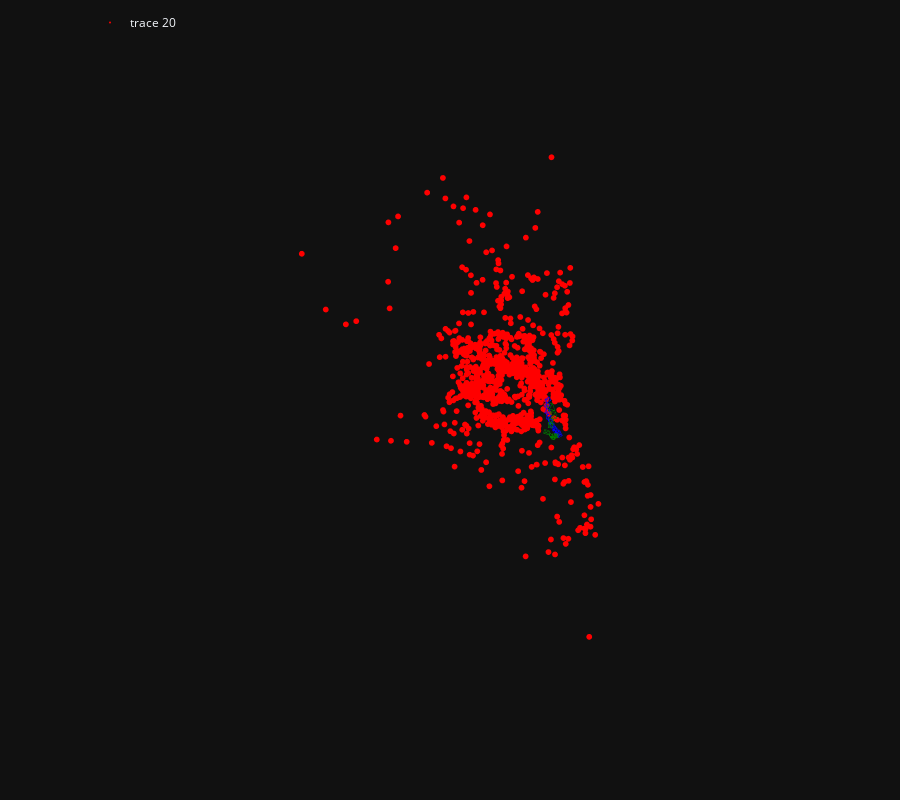

The notebook cell this image was saved under:
### Code cell
visualize_batch(poses_pred.detach(), data['gt_pose'], points.data)
